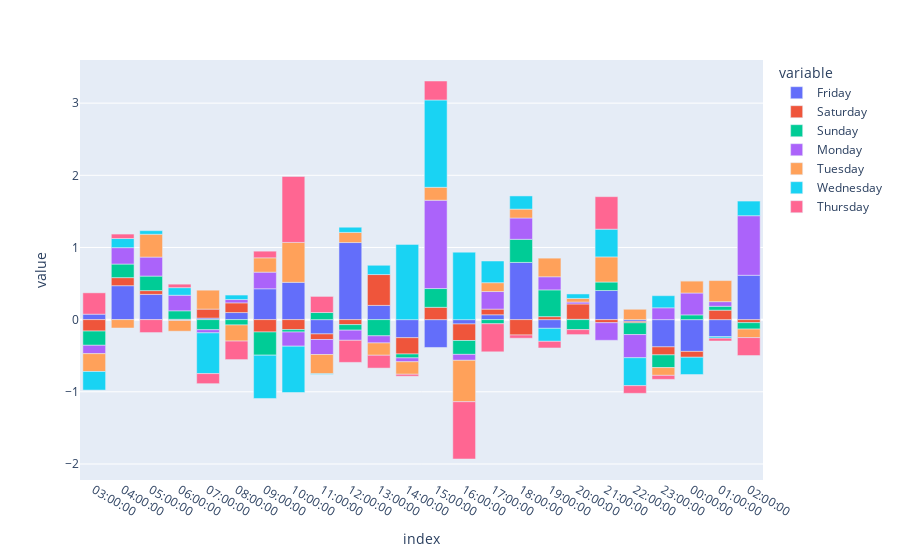

The notebook cell saved with this chart:
### Code cell
fig = px.bar(dfmean, x=dfmean.index, y=dfmean.columns)

fig

### Figure 1 — Plotly figure (JSON) as saved in the notebook; plotly's stock layout.template omitted (floating-point values rounded to 4 significant figures)
{"data": [{"alignmentgroup": "True", "hovertemplate": "variable=Friday<br>index=%{x}<br>value=%{y}<extra></extra>", "legendgroup": "Friday", "marker": {"color": "#636efa", "pattern": {"shape": ""}}, "name": "Friday", "offsetgroup": "Friday", "orientation": "v", "showlegend": true, "textposition": "auto", "type": "bar", "x": ["03:00:00", "04:00:00", "05:00:00", "06:00:00", "07:00:00", "08:00:00", "09:00:00", "10:00:00", "11:00:00", "12:00:00", "13:00:00", "14:00:00", "15:00:00", "16:00:00", "17:00:00", "18:00:00", "19:00:00", "20:00:00", "21:00:00", "22:00:00", "23:00:00", "00:00:00", "01:00:00", "02:00:00"], "xaxis": "x", "y": [0.07573, 0.4705, 0.35, -0.01185, 0.02149, 0.09816, 0.4278, 0.5169, -0.1979, 1.068, 0.1974, -0.2499, -0.3856, -0.06013, 0.06743, 0.793, -0.1204, 0.005059, 0.4034, -0.02426, -0.3773, -0.4403, -0.2353, 0.6148], "yaxis": "y"}, {"alignmentgroup": "True", "hovertemplate": "variable=Saturday<br>index=%{x}<br>value=%{y}<extra></extra>", "legendgroup": "Saturday", "marker": {"color": "#EF553B", "pattern": {"shape": ""}}, "name": "Saturday", "offsetgroup": "Saturday", "orientation": "v", "showlegend": true, "textposition": "auto", "type": "bar", "x": ["03:00:00", "04:00:00", "05:00:00", "06:00:00", "07:00:00", "08:00:00", "09:00:00", "10:00:00", "11:00:00", "12:00:00", "13:00:00", "14:00:00", "15:00:00", "16:00:00", "17:00:00", "18:00:00", "19:00:00", "20:00:00", "21:00:00", "22:00:00", "23:00:00", "00:00:00", "01:00:00", "02:00:00"], "xaxis": "x", "y": [-0.1581, 0.1115, 0.05226, 0.005154, 0.1244, 0.1344, -0.1711, -0.1382, -0.07713, -0.06889, 0.4273, -0.2263, 0.171, -0.2289, 0.07837, -0.2129, 0.04169, 0.2122, -0.04269, -0.01954, -0.1111, -0.08089, 0.1312, -0.04182], "yaxis": "y"}, {"alignmentgroup": "True", "hovertemplate": "variable=Sunday<br>index=%{x}<br>value=%{y}<extra></extra>", "legendgroup": "Sunday", "marker": {"color": "#00cc96", "pattern": {"shape": ""}}, "name": "Sunday", "offsetgroup": "Sunday", "orientation": "v", "showlegend": true, "textposition": "auto", "type": "bar", "x": ["03:00:00", "04:00:00", "05:00:00", "06:00:00", "07:00:00", "08:00:00", "09:00:00", "10:00:00", "11:00:00", "12:00:00", "13:00:00", "14:00:00", "15:00:00", "16:00:00", "17:00:00", "18:00:00", "19:00:00", "20:00:00", "21:00:00", "22:00:00", "23:00:00", "00:00:00", "01:00:00", "02:00:00"], "xaxis": "x", "y": [-0.1974, 0.1882, 0.2012, 0.1175, -0.1401, -0.07391, -0.3214, -0.03351, 0.09847, -0.07725, -0.2245, -0.05397, 0.2599, -0.1924, -0.05738, 0.3199, 0.3706, -0.1384, 0.1178, -0.163, -0.1762, 0.06584, 0.05391, -0.08909], "yaxis": "y"}, {"alignmentgroup": "True", "hovertemplate": "variable=Monday<br>index=%{x}<br>value=%{y}<extra></extra>", "legendgroup": "Monday", "marker": {"color": "#ab63fa", "pattern": {"shape": ""}}, "name": "Monday", "offsetgroup": "Monday", "orientation": "v", "showlegend": true, "textposition": "auto", "type": "bar", "x": ["03:00:00", "04:00:00", "05:00:00", "06:00:00", "07:00:00", "08:00:00", "09:00:00", "10:00:00", "11:00:00", "12:00:00", "13:00:00", "14:00:00", "15:00:00", "16:00:00", "17:00:00", "18:00:00", "19:00:00", "20:00:00", "21:00:00", "22:00:00", "23:00:00", "00:00:00", "01:00:00", "02:00:00"], "xaxis": "x", "y": [-0.1158, 0.2273, 0.2635, 0.2154, -0.04296, 0.04613, 0.2303, -0.1964, -0.2082, -0.1402, -0.09868, -0.05373, 1.224, -0.0824, 0.2436, 0.2956, 0.1817, 0.02664, -0.2438, -0.321, 0.1641, 0.303, 0.0642, 0.8254], "yaxis": "y"}, {"alignmentgroup": "True", "hovertemplate": "variable=Tuesday<br>index=%{x}<br>value=%{y}<extra></extra>", "legendgroup": "Tuesday", "marker": {"color": "#FFA15A", "pattern": {"shape": ""}}, "name": "Tuesday", "offsetgroup": "Tuesday", "orientation": "v", "showlegend": true, "textposition": "auto", "type": "bar", "x": ["03:00:00", "04:00:00", "05:00:00", "06:00:00", "07:00:00", "08:00:00", "09:00:00", "10:00:00", "11:00:00", "12:00:00", "13:00:00", "14:00:00", "15:00:00", "16:00:00", "17:00:00", "18:00:00", "19:00:00", "20:00:00", "21:00:00", "22:00:00", "23:00:00", "00:00:00", "01:00:00", "02:00:00"], "xaxis": "x", "y": [-0.2471, -0.1159, 0.3162, -0.1483, 0.2624, -0.2231, 0.1984, 0.553, -0.2666, 0.1406, -0.1703, -0.1729, 0.1789, -0.5736, 0.1226, 0.123, 0.2581, 0.04971, 0.3481, 0.1438, -0.1077, 0.1691, 0.2919, -0.1181], "yaxis": "y"}, {"alignmentgroup": "True", "hovertemplate": "variable=Wednesday<br>index=%{x}<br>value=%{y}<extra></extra>", "legendgroup": "Wednesday", "marker": {"color": "#19d3f3", "pattern": {"shape": ""}}, "name": "Wednesday", "offsetgroup": "Wednesday", "orientation": "v", "showlegend": true, "textposition": "auto", "type": "bar", "x": ["03:00:00", "04:00:00", "05:00:00", "06:00:00", "07:00:00", "08:00:00", "09:00:00", "10:00:00", "11:00:00", "12:00:00", "13:00:00", "14:00:00", "15:00:00", "16:00:00", "17:00:00", "18:00:00", "19:00:00", "20:00:00", "21:00:00", "22:00:00", "23:00:00", "00:00:00", "01:00:00", "02:00:00"], "xaxis": "x", "y": [-0.2576, 0.1265, 0.04958, 0.1052, -0.5649, 0.06193, -0.6, -0.6416, -0.008397, 0.07191, 0.1287, 1.043, 1.21, 0.9352, 0.3004, 0.1828, -0.1803, 0.06223, 0.3843, -0.3871, 0.1678, -0.2393, -0.02187, 0.2029], "yaxis": "y"}, {"alignmentgroup": "True", "hovertemplate": "variable=Thursday<br>index=%{x}<br>value=%{y}<extra></extra>", "legendgroup": "Thursday", "marker": {"color": "#FF6692", "pattern": {"shape": ""}}, "name": "Thursday", "offsetgroup": "Thursday", "orientation": "v", "showlegend": true, "textposition": "auto", "type": "bar", "x": ["03:00:00", "04:00:00", "05:00:00", "06:00:00", "07:00:00", "08:00:00", "09:00:00", "10:00:00", "11:00:00", "12:00:00", "13:00:00", "14:00:00", "15:00:00", "16:00:00", "17:00:00", "18:00:00", "19:00:00", "20:00:00", "21:00:00", "22:00:00", "23:00:00", "00:00:00", "01:00:00", "02:00:00"], "xaxis": "x", "y": [0.2959, 0.06179, -0.179, 0.04839, -0.1392, -0.2566, 0.09223, 0.914, 0.2235, -0.3061, -0.1782, -0.02701, 0.2632, -0.7937, -0.3883, -0.04431, -0.09181, -0.06887, 0.4505, -0.1062, -0.05539, 0.000406, -0.03898, -0.2484], "yaxis": "y"}], "layout": {"barmode": "relative", "legend": {"title": {"text": "variable"}, "tracegroupgap": 0}, "margin": {"t": 60}, "xaxis": {"anchor": "y", "domain": [0, 1], "title": {"text": "index"}}, "yaxis": {"anchor": "x", "domain": [0, 1], "title": {"text": "value"}}}}
